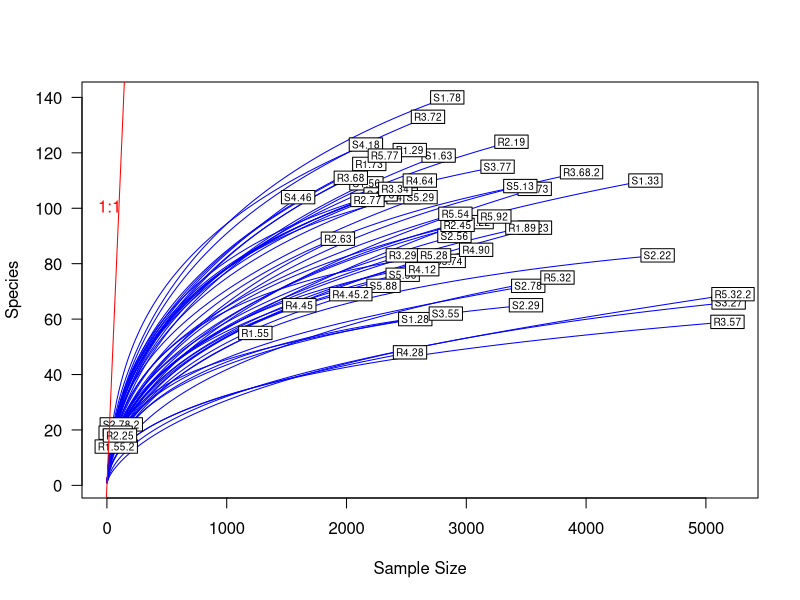
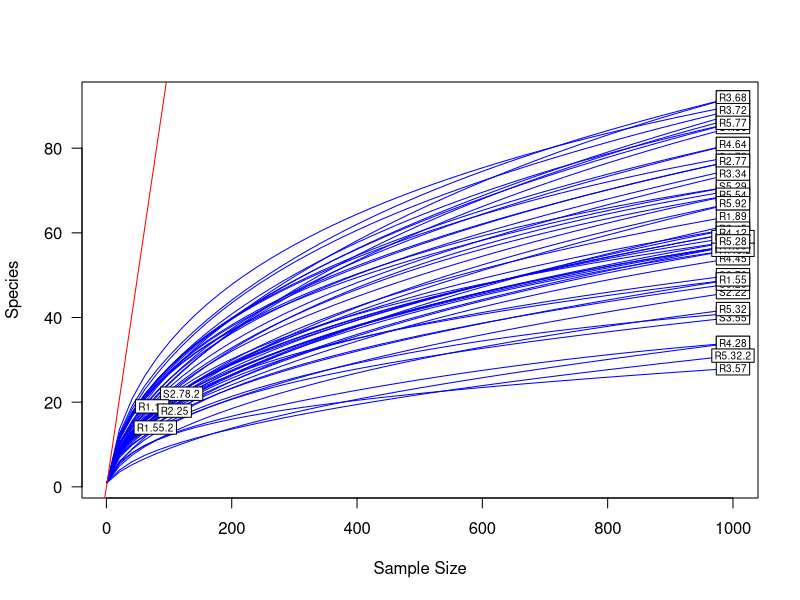
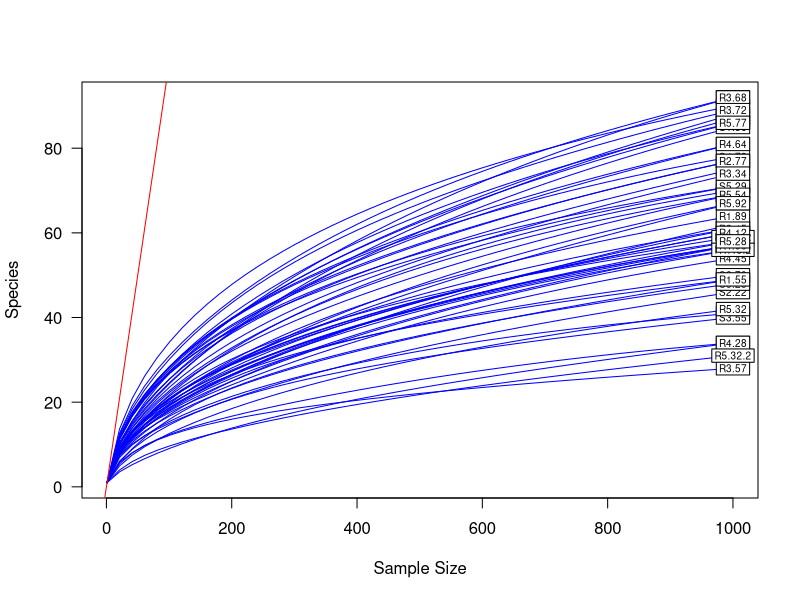
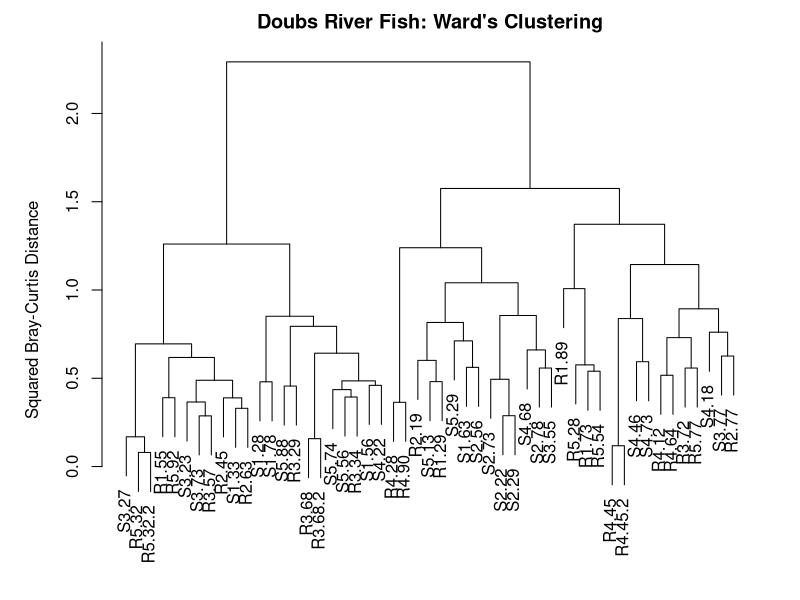
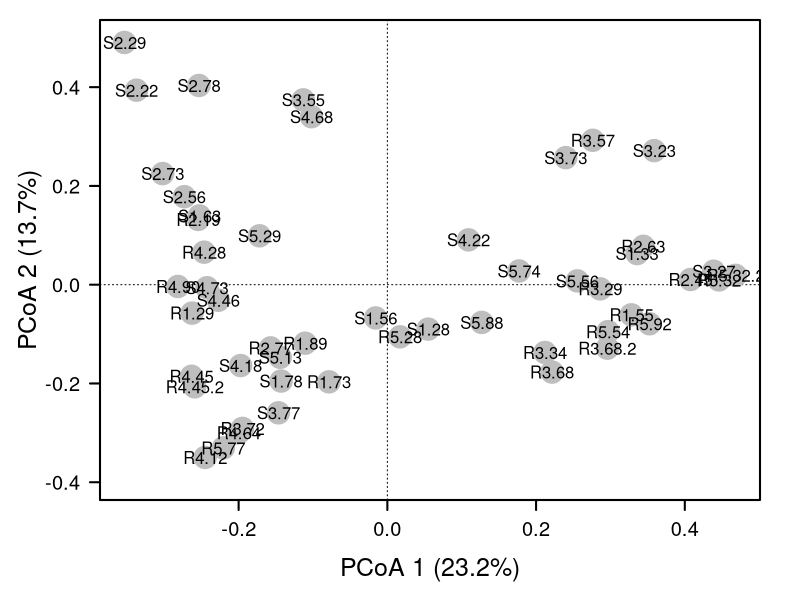
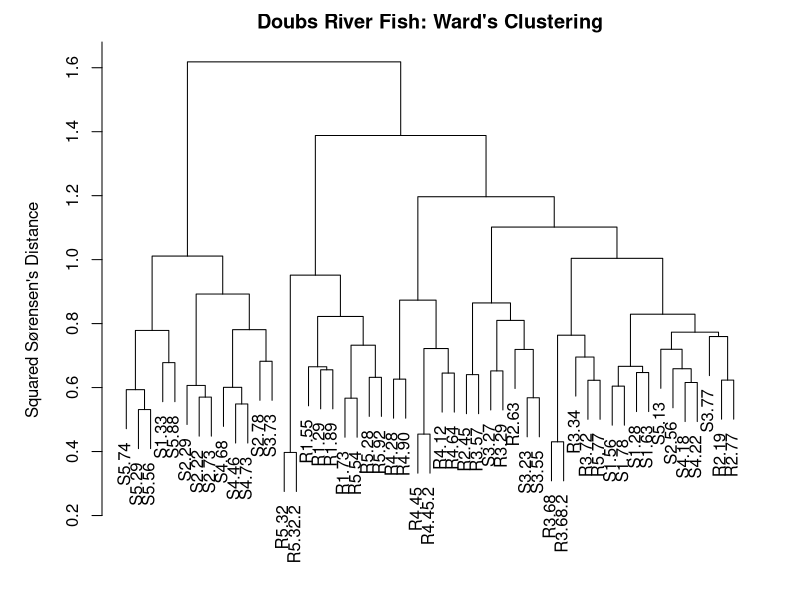
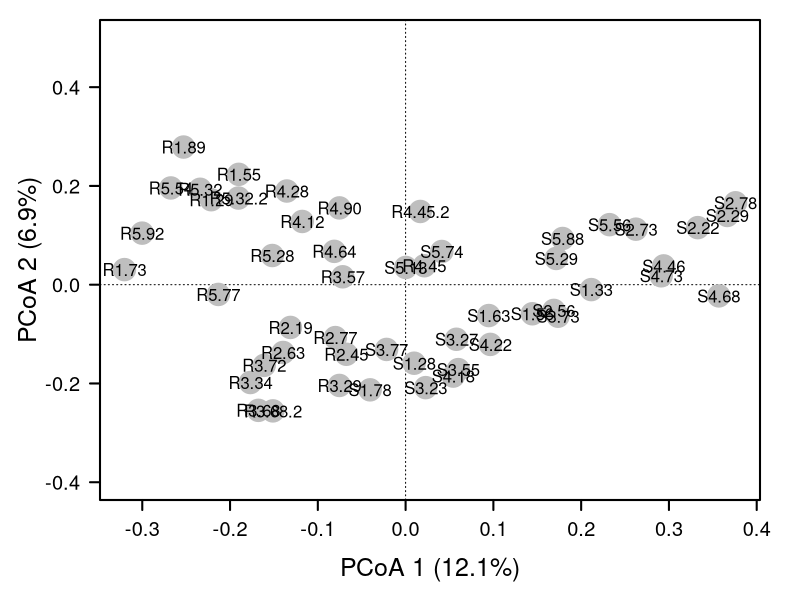
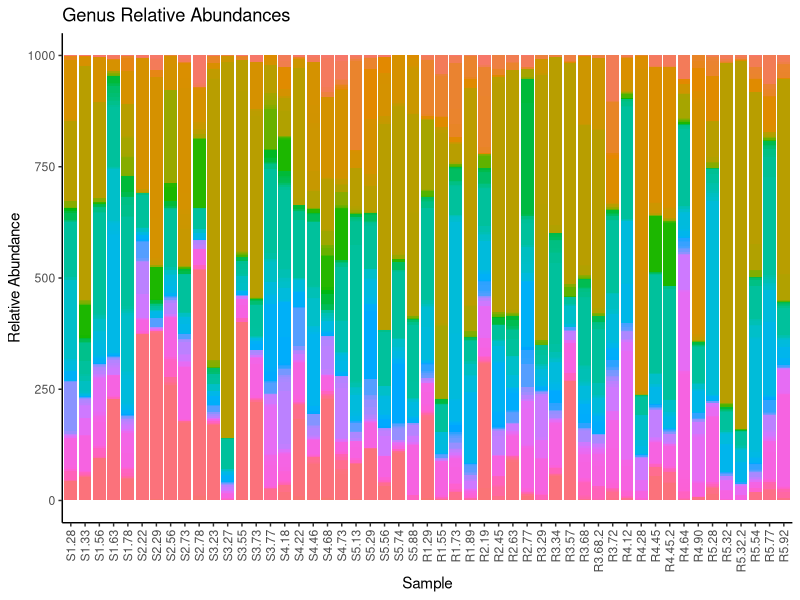

Recreate these plots in R, in order.
## ---- chunk 1
rm(list=ls())
## ---- chunk 2
site_species <- read.csv("alpine_ridge_data/OTU_table.csv", header = TRUE)
site_species.t <- t(site_species)
## ---- chunk 3
#Visualization of rarecurves for all samples
library(vegan)
richness <- rowSums((site_species.t > 0) * 1)
print(richness)
minimum.r <- min(rowSums(site_species.t))
rarefy <- rarefy(x = site_species.t, sample = minimum.r, se = TRUE)

rarecurve(x = site_species.t, step = 20, col = "blue", cex = .6, las = 1)
abline(0, 1, col = 'red')
text(200, 100, "1:1", pos = 2, col = 'red')
## ---- chunk 4
#Rarefaction of samples
site_species.r <- rrarefy(site_species.t, 1000)

richness <- rowSums((site_species.r > 0) * 1)
minimum.r <- min(rowSums(site_species.r))
rarefy <- rarefy(x = site_species.r, sample = minimum.r, se = TRUE)

rarecurve(x = site_species.r, step = 20, col = "blue", cex = .6, las = 1)
abline(0, 1, col = 'red')
text(200, 100, "1:1", pos = 2, col = 'red')
## ---- chunk 5
#Remove samples containing less than 1000 reads (R1.14, R1.55.2, R2.25, S2.78.2)

df.site_species.r <- as.data.frame(site_species.r)
rarefied_site_species <- data.frame()

for (i in 1:nrow(df.site_species.r)){
  if (rowSums(df.site_species.r[i,]) >= 1000){
    rarefied_site_species <- rbind(rarefied_site_species, df.site_species.r[i,])
  }
}

#Visualizing
richness <- rowSums((rarefied_site_species > 0) * 1)
minimum.r <- min(rowSums(rarefied_site_species))
rarefy <- rarefy(x = rarefied_site_species, sample = minimum.r, se = TRUE)

rarecurve(x = rarefied_site_species, step = 20, col = "blue", cex = .6, las = 1)
abline(0, 1, col = 'red')
text(200, 100, "1:1", pos = 2, col = 'red')
## ---- chunk 6
fungalBC <- vegdist(rarefied_site_species, method = "bray")
## ---- chunk 7
#Performing Cluster Analysis
fungal.ward <- hclust(fungalBC, method = "ward.D2")

#Plotting Cluster
par(mar = c(1,5,2,2) + .1)
plot(fungal.ward, main = "Doubs River Fish: Ward's Clustering",
     ylab = "Squared Bray-Curtis Distance")
## ---- chunk 8
fungal.pcoa <- cmdscale(fungalBC, eig = TRUE, k = 3)

explainvar1 <- round(fungal.pcoa$eig[1]/sum(fungal.pcoa$eig), 3) * 100
explainvar2 <- round(fungal.pcoa$eig[2]/sum(fungal.pcoa$eig), 3) * 100
explainvar3 <- round(fungal.pcoa$eig[3]/sum(fungal.pcoa$eig), 3) * 100
sum.eig <- sum(explainvar1, explainvar2, explainvar3)

#Define Plot Parameters
par(mar = c(5,5,1,2), .1)

#Initiate Plot
plot(fungal.pcoa$points[,1], fungal.pcoa$points[,2], ylim = c(-.4, .5),
     xlab = paste("PCoA 1 (", explainvar1, "%)", sep = ""),
     ylab = paste("PCoA 2 (", explainvar2, "%)", sep = ""),
     pch = 16, cex = 2.0, type = "n", cex.lab = 1.5, cex.axis = 1.2, axes = FALSE)

#Add axis 
axis(side = 1, labels = T, lwd.ticks = 2, cex.axis = 1.2, las = 1)
axis(side = 2, labels = T, lwd.ticks = 2, cex.axis = 1.2, las = 1)
abline(h = 0, v = 0, lty = 3)
box(lwd = 2)

#Add Points & Labels
points(fungal.pcoa$points[,1], fungal.pcoa$points[,2],
       pch = 19, cex = 3, bg = "gray", col = "gray")
text(fungal.pcoa$points[,1], fungal.pcoa$points[,2],
     labels = row.names(fungal.pcoa$points))


## ---- chunk 9
fungalBC <- vegdist(rarefied_site_species, method = "bray", binary = "TRUE")
## ---- chunk 10
#Performing Cluster Analysis
fungal.ward <- hclust(fungalBC, method = "ward.D2")

#Plotting Cluster
par(mar = c(1,5,2,2) + .1)
plot(fungal.ward, main = "Doubs River Fish: Ward's Clustering",
     ylab = "Squared Sørensen's Distance")
## ---- chunk 11
fungal.pcoa <- cmdscale(fungalBC, eig = TRUE, k = 3)

explainvar1 <- round(fungal.pcoa$eig[1]/sum(fungal.pcoa$eig), 3) * 100
explainvar2 <- round(fungal.pcoa$eig[2]/sum(fungal.pcoa$eig), 3) * 100
explainvar3 <- round(fungal.pcoa$eig[3]/sum(fungal.pcoa$eig), 3) * 100
sum.eig <- sum(explainvar1, explainvar2, explainvar3)

#Define Plot Parameters
par(mar = c(5,5,1,2), .1)

#Initiate Plot
plot(fungal.pcoa$points[,1], fungal.pcoa$points[,2], ylim = c(-.4, .5),
     xlab = paste("PCoA 1 (", explainvar1, "%)", sep = ""),
     ylab = paste("PCoA 2 (", explainvar2, "%)", sep = ""),
     pch = 16, cex = 2.0, type = "n", cex.lab = 1.5, cex.axis = 1.2, axes = FALSE)

#Add axis 
axis(side = 1, labels = T, lwd.ticks = 2, cex.axis = 1.2, las = 1)
axis(side = 2, labels = T, lwd.ticks = 2, cex.axis = 1.2, las = 1)
abline(h = 0, v = 0, lty = 3)
box(lwd = 2)

#Add Points & Labels
points(fungal.pcoa$points[,1], fungal.pcoa$points[,2],
       pch = 19, cex = 3, bg = "gray", col = "gray")
text(fungal.pcoa$points[,1], fungal.pcoa$points[,2],
     labels = row.names(fungal.pcoa$points))


## ---- chunk 12
genus <- read.csv("alpine_ridge_data/genus_table.csv", header = TRUE)
#convert rownames into column
library(data.table)

genus.1 <- as.data.frame(t(rarefied_site_species))
setDT(genus.1, keep.rownames = TRUE)[]

# Converting to Long Format
library(reshape2)
genus_long <- melt(genus.1, id.vars = "rn", variable.name = "Sample")

# Creating Graph of data
library(ggplot2)
genus_graph <- ggplot(data = genus_long, mapping = aes(x = Sample,  y = value, fill = rn))
genus_graph <- genus_graph + geom_bar(stat="identity")
genus_graph <- genus_graph + labs(y = "Relative Abundance", x = "Sample", title = "Genus Relative Abundances") + theme_classic()
genus_graph <- genus_graph + theme(legend.position = "None")
genus_graph <- genus_graph + theme(axis.text.x = element_text(angle = 90, vjust = 0.5, hjust=1))
genus_graph
